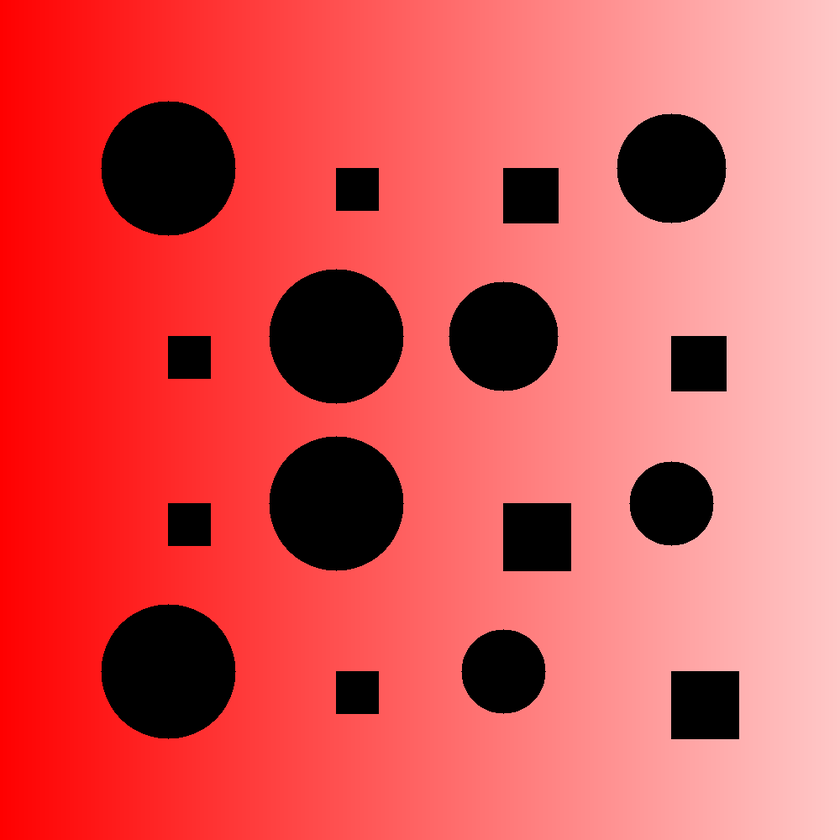
%> input picture pattern_test_4.png, 840 x 840 px, shrunk from 1000 x 1000 before the run
$ octave sample.m   (GNU Octave 9; MATLAB toolbox functions it lacks are replaced by stand-ins)
%> lines starting %> are read from the running program, lines starting %| are printed output that depends on the picture; in (x1, y1, x2, y2) boxes, pixels count from 0 and x2, y2 are one past the last pixel; in counts of white or black regions, pixels touching at a corner belong together; the program's own positions count from 1
%% sample_images

% close all
% clear all

sample_length = 300 ;
sample_width = 300 ;
feat_size = round(linspace(50, 80, 3)) ;


%%
first_color=[255,0,0];      % starting color RGB
second_color=[255, 255, 255] ;    % end color RGB
gradient(1:sample_width,1:sample_length,1:3)=255;  % preparing image for gradient
red_component=round(linspace(first_color(1),second_color(1),sample_length));
green_component=round(linspace(first_color(2),second_color(2),sample_length));
blue_component=round(linspace(first_color(3),second_color(3),sample_length));
gradient=uint8(gradient);
for x=1:length(red_component)
    gradient(:,x,1)= red_component(x);
    gradient(:,x,2)= green_component(x);
    gradient(:,x,3)= blue_component(x);
%     figure(1),imshow(final_image)
%     drawnow
end

figure
imshow(gradient)

%% Circle

% simg(1:sample_width,1:sample_length, 1:length(feat_size))=0;
simg(1:sample_width,1:sample_length, 1:length(feat_size))= 0;


for i = 1:length(feat_size)
    [p, q] = meshgrid(1:sample_length, 1:sample_width) ;
    dots_logic = zeros(sample_length, sample_width) ;
    dot_x = 150;
    dot_y = 150 ;
    dot_rad = feat_size(i) ;
    circlePixels = (q - dot_y).^2 + (p - dot_x).^2 <= dot_rad.^2 ;
    dots_logic= dots_logic + circlePixels;
    dots_logic(dots_logic == 1) = 255;
    simg(:,:,i) = rgb2gray(gradient) - uint8(dots_logic) ;
    figure
    imshow(simg(:,:,i))
%     filename = input('Filename: ', 's') ;
%     imwrite(simg(:,:,i), convertCharsToStrings(filename))
end
%> this loop made 3 passes
%> pass 1, `imshow(simg(:,:,i))`:
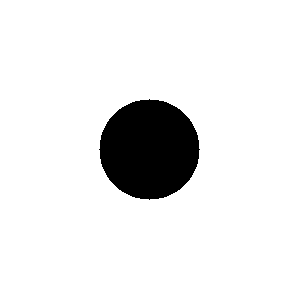
%> displayed picture: size 300x300, on the screen's scale of 0 to 255; 91.3% white; 1 black region, box (x1, y1, x2, y2) and area: (99, 99, 200, 200) 7845
%> pass 2, `imshow(simg(:,:,i))`:
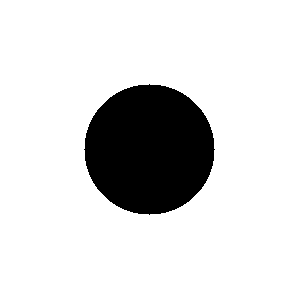
%> displayed picture: size 300x300, on the screen's scale of 0 to 255; 85.3% white; 1 black region, box (x1, y1, x2, y2) and area: (84, 84, 215, 215) 13273

im1 = simg(:,:,1) ;
im2 = simg(:,:,2) ;
im3 = simg(:,:,3) ;
%
% imwrite(im1, 'circle_1.png')
% imwrite(im2, 'circle_2.png')
% imwrite(im3, 'circle_3.png')

%% Squares


%% test

base_im = rgb2gray(imread('pattern_test_4.png')) ;
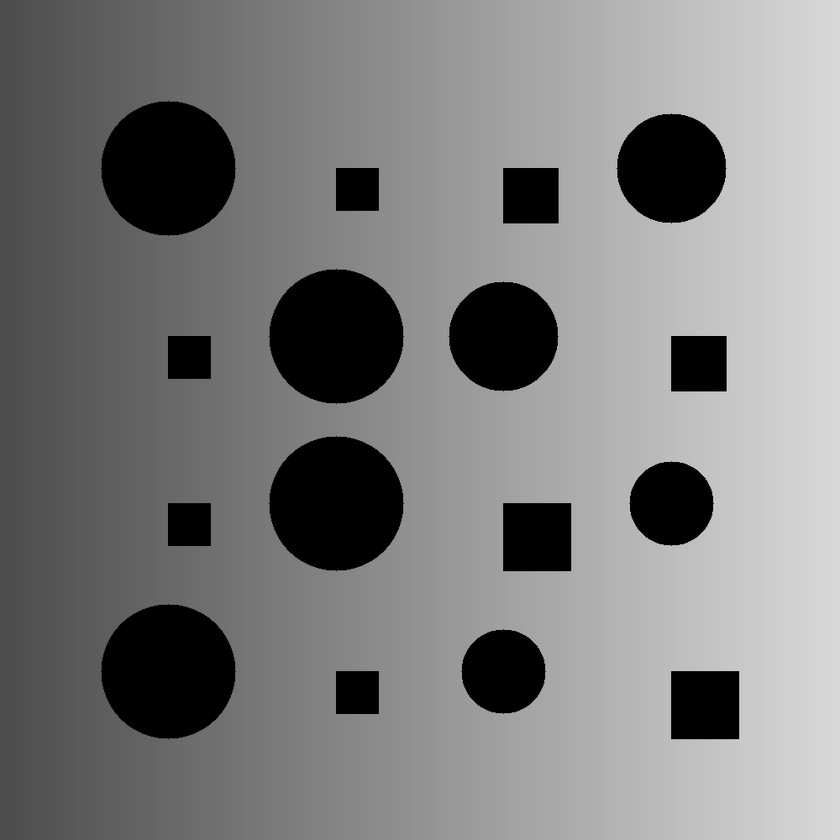
%> base_im: size 840x840 uint8; min 0, max 217, mean 124.3

points1 = detectHarrisFeatures(im1) ;
points2 = detectHarrisFeatures(base_im) ;
%> points2 = 209 points; strongest (x, y): (739, 673), (739, 739), (726, 338), (673, 338), (673, 673)

[feats1, vpts1] = extractFeatures(im1, points1) ;
[feats2, vpts2] = extractFeatures(base_im, points2) ;
%> vpts2 has the same summary as points2

indexPairs = matchFeatures(feats1, feats2) ;
%> indexPairs = []

matched1points = vpts1(indexPairs(:,1), :);
%> matched1points = 0 points
matched2points = vpts2(indexPairs(:,2), :);
%> matched2points = 0 points

figure
showMatchedFeatures(im1, base_im, matched1points, matched2points, 'montage') ;
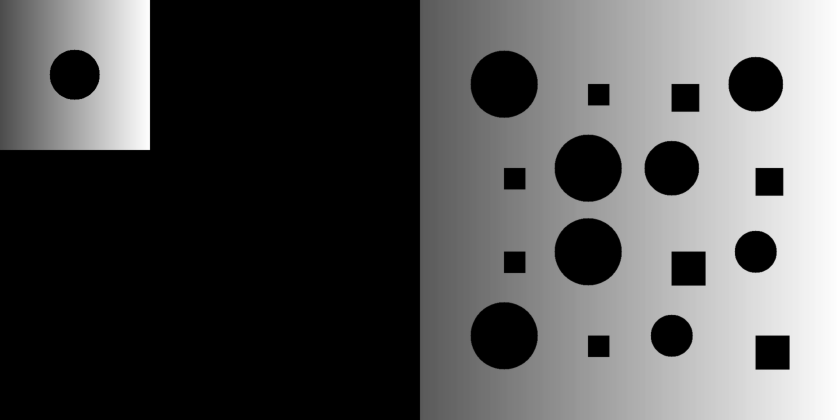
%> figure redrawn from the program's plot data; shown at 1/2 size

$ run again, with pattern_test_2.png copied over pattern_test_4.png
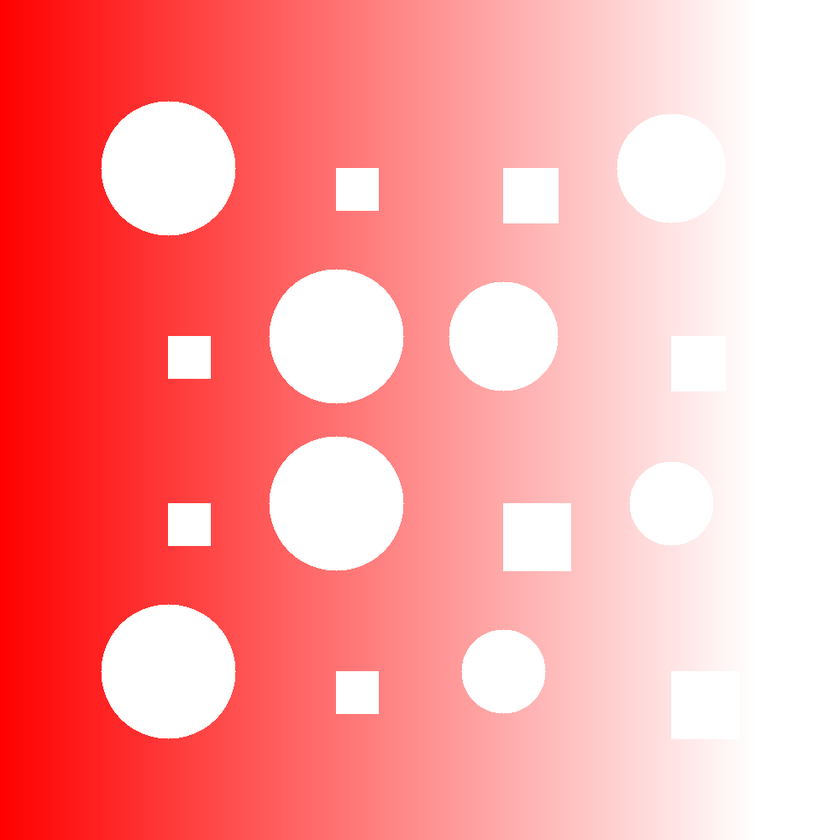
%> input picture pattern_test_2.png, 840 x 840 px, shrunk from 1000 x 1000 before the run
%> `base_im = rgb2gray(imread('pattern_test_4.png')) ;`:
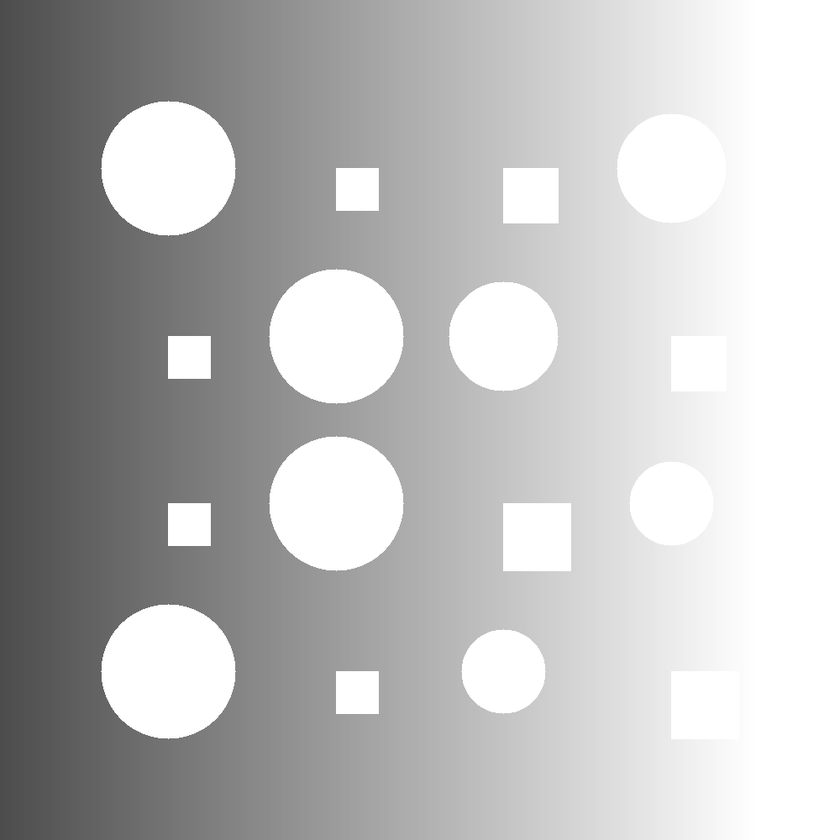
%> base_im: size 840x840 uint8; min 76, max 255, mean 187.7
%> points2 = 154 points; strongest (x, y): (170, 338), (170, 545), (170, 378), (170, 505), (210, 338)
%> vpts2 has the same summary as points2
%> indexPairs = []
%> matched1points = 0 points
%> `showMatchedFeatures(im1, base_im, matched1points, matched2points, 'mon..`:
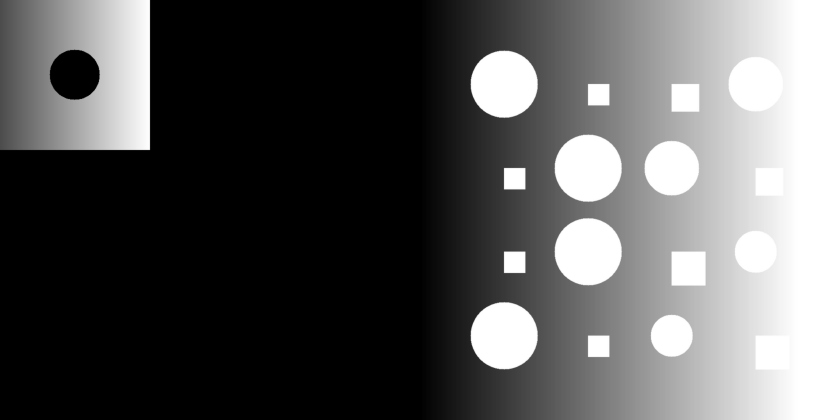
%> figure redrawn from the program's plot data; shown at 1/2 size
